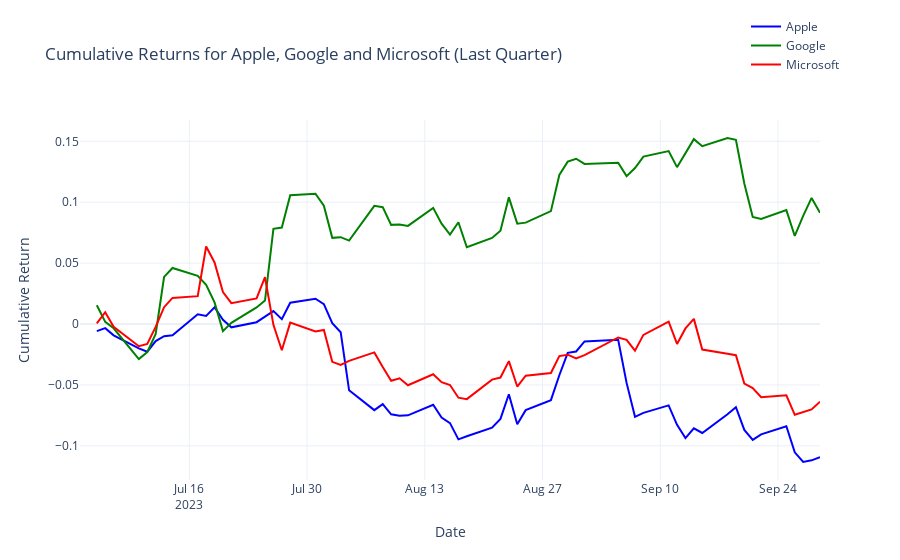

This figure's notebook cell:
### Code cell
# Calculate cumulative returns for the last quarter
apple_cumulative_return = (1 + apple_data['Daily_Return']).cumprod() - 1
google_cumulative_return = (1 + google_data['Daily_Return']).cumprod() - 1
microsoft_cumulative_return = (1 + microsoft_data['Daily_Return']).cumprod() - 1

# Create a figure to visualize the cumulative returns
fig = go.Figure()

fig.add_trace(go.Scatter(x=apple_cumulative_return.index, y=apple_cumulative_return,
                         mode='lines', name='Apple', line=dict(color='blue')))
fig.add_trace(go.Scatter(x=google_cumulative_return.index, y=google_cumulative_return,
                         mode='lines', name='Google', line=dict(color='green')))
fig.add_trace(go.Scatter(x=microsoft_cumulative_return.index, y=microsoft_cumulative_return,
                         mode='lines', name='Microsoft', line=dict(color='red')))

fig.update_layout(title='Cumulative Returns for Apple, Google and Microsoft (Last Quarter)',
                  xaxis_title='Date', yaxis_title='Cumulative Return',
                  legend=dict(x=0.9, y=1.3))

fig.show()
